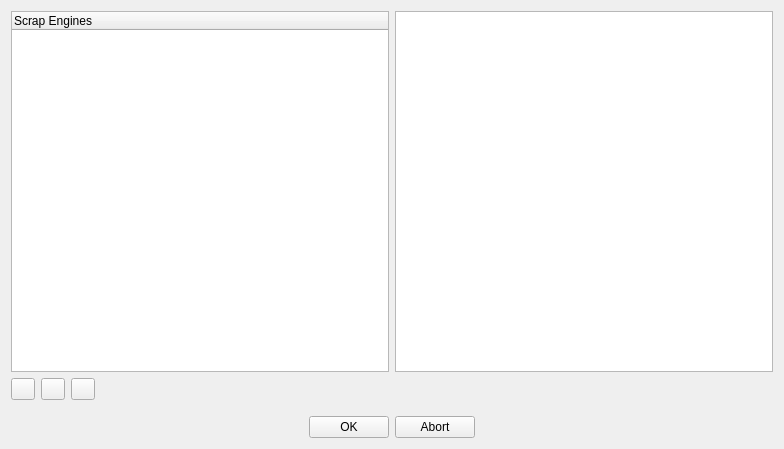
<?xml version="1.0" encoding="UTF-8"?>
<ui version="4.0">
 <class>ScrapEngineManager</class>
 <widget class="QWidget" name="ScrapEngineManager">
  <property name="geometry">
   <rect>
    <x>0</x>
    <y>0</y>
    <width>784</width>
    <height>449</height>
   </rect>
  </property>
  <property name="windowTitle">
   <string>Scrap Engine Manager</string>
  </property>
  <layout class="QVBoxLayout" name="verticalLayout">
   <item>
    <layout class="QHBoxLayout" name="horizontalLayout">
     <item>
      <widget class="QTreeWidget" name="seTreeWidget">
       <property name="dragEnabled">
        <bool>true</bool>
       </property>
       <property name="dragDropMode">
        <enum>QAbstractItemView::DragDrop</enum>
       </property>
       <property name="defaultDropAction">
        <enum>Qt::MoveAction</enum>
       </property>
       <property name="selectionMode">
        <enum>QAbstractItemView::SingleSelection</enum>
       </property>
       <column>
        <property name="text">
         <string>Scrap Engines</string>
        </property>
       </column>
      </widget>
     </item>
     <item>
      <widget class="QListWidget" name="seToSortView">
       <property name="dragEnabled">
        <bool>true</bool>
       </property>
       <property name="dragDropMode">
        <enum>QAbstractItemView::DragDrop</enum>
       </property>
       <property name="defaultDropAction">
        <enum>Qt::MoveAction</enum>
       </property>
       <property name="selectionMode">
        <enum>QAbstractItemView::ExtendedSelection</enum>
       </property>
      </widget>
     </item>
    </layout>
   </item>
   <item>
    <layout class="QHBoxLayout" name="horizontalLayout_3">
     <property name="topMargin">
      <number>0</number>
     </property>
     <item>
      <widget class="QPushButton" name="addGroupButton">
       <property name="minimumSize">
        <size>
         <width>20</width>
         <height>0</height>
        </size>
       </property>
       <property name="maximumSize">
        <size>
         <width>24</width>
         <height>16777215</height>
        </size>
       </property>
       <property name="toolTip">
        <string>&lt;html&gt;&lt;head/&gt;&lt;body&gt;&lt;p&gt;Add a new group for your scrap engines&lt;/p&gt;&lt;/body&gt;&lt;/html&gt;</string>
       </property>
       <property name="text">
        <string/>
       </property>
       <property name="icon">
        <iconset resource="ressources/semanager.qrc">
         <normaloff>:/icons/icons/SEManager/Add.png</normaloff>:/icons/icons/SEManager/Add.png</iconset>
       </property>
      </widget>
     </item>
     <item>
      <widget class="QPushButton" name="deleteGroupButton">
       <property name="minimumSize">
        <size>
         <width>20</width>
         <height>0</height>
        </size>
       </property>
       <property name="maximumSize">
        <size>
         <width>24</width>
         <height>16777215</height>
        </size>
       </property>
       <property name="toolTip">
        <string>&lt;html&gt;&lt;head/&gt;&lt;body&gt;&lt;p&gt;Delete the selected group&lt;/p&gt;&lt;/body&gt;&lt;/html&gt;</string>
       </property>
       <property name="text">
        <string/>
       </property>
       <property name="icon">
        <iconset resource="ressources/semanager.qrc">
         <normaloff>:/icons/icons/SEManager/Remove.png</normaloff>:/icons/icons/SEManager/Remove.png</iconset>
       </property>
      </widget>
     </item>
     <item>
      <widget class="QPushButton" name="renameButton">
       <property name="maximumSize">
        <size>
         <width>24</width>
         <height>16777215</height>
        </size>
       </property>
       <property name="toolTip">
        <string>&lt;html&gt;&lt;head/&gt;&lt;body&gt;&lt;p&gt;Rename the selected group&lt;/p&gt;&lt;/body&gt;&lt;/html&gt;</string>
       </property>
       <property name="text">
        <string/>
       </property>
       <property name="icon">
        <iconset resource="ressources/semanager.qrc">
         <normaloff>:/icons/icons/SEManager/Modify.png</normaloff>:/icons/icons/SEManager/Modify.png</iconset>
       </property>
      </widget>
     </item>
     <item>
      <spacer name="horizontalSpacer">
       <property name="orientation">
        <enum>Qt::Horizontal</enum>
       </property>
       <property name="sizeHint" stdset="0">
        <size>
         <width>40</width>
         <height>20</height>
        </size>
       </property>
      </spacer>
     </item>
    </layout>
   </item>
   <item>
    <layout class="QHBoxLayout" name="horizontalLayout_2">
     <property name="topMargin">
      <number>10</number>
     </property>
     <item>
      <spacer name="horizontalSpacer_2">
       <property name="orientation">
        <enum>Qt::Horizontal</enum>
       </property>
       <property name="sizeHint" stdset="0">
        <size>
         <width>40</width>
         <height>20</height>
        </size>
       </property>
      </spacer>
     </item>
     <item>
      <widget class="QPushButton" name="okButton">
       <property name="text">
        <string>OK</string>
       </property>
      </widget>
     </item>
     <item>
      <widget class="QPushButton" name="abortButton">
       <property name="text">
        <string>Abort</string>
       </property>
      </widget>
     </item>
     <item>
      <spacer name="horizontalSpacer_3">
       <property name="orientation">
        <enum>Qt::Horizontal</enum>
       </property>
       <property name="sizeHint" stdset="0">
        <size>
         <width>40</width>
         <height>20</height>
        </size>
       </property>
      </spacer>
     </item>
    </layout>
   </item>
  </layout>
 </widget>
 <resources>
  <include location="ressources/semanager.qrc"/>
 </resources>
 <connections/>
</ui>
